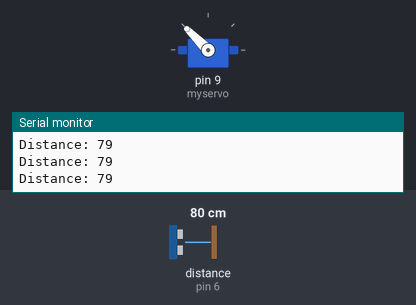
This sketch was run on a simulated Arduino Uno, built with avr-gcc and run on an emulated ATmega328P. Shown: servo, the last lines printed to the serial monitor. Wiring (inferred from the names in the program): ultrasonic range finder: trigger pin 7; echo pin 6. Inputs (shaded band) come from the test bench; at power-on: distance to the obstacle (sensor on pin 6) 80 cm. The echo pulse lasts 58.3 µs per cm.

Above: at 1.2 s.
1.3 s: distance to the obstacle (sensor on pin 6) set to 12 cm
2.8 s: distance to the obstacle (sensor on pin 6) set to 9 cm
At 4.0 s:
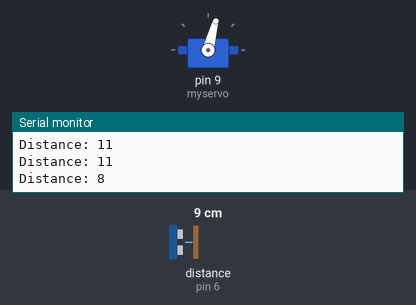
4.3 s: distance to the obstacle (sensor on pin 6) set to 250 cm
At 7.0 s:
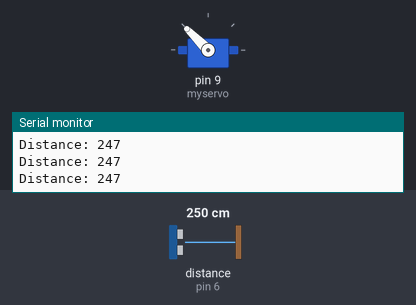
7.3 s: distance to the obstacle (sensor on pin 6) set to 2 cm
At 8.6 s:
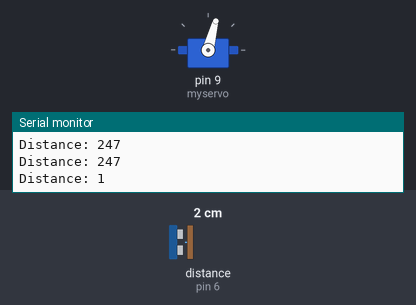
Timing chart, 0 to 9.8 s (numbered marks = the images above; inputs shaded):
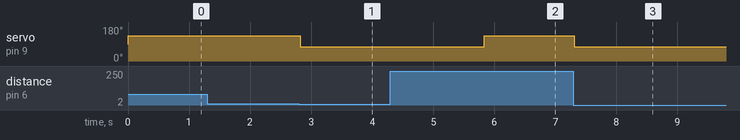

Measured:
- the behaviour switches between 11 and 10 cm on distance to the obstacle (sensor on pin 6) (found by bisection; images 0 and 1)
- after the input at 2.8 s, servo on pin 9 (myservo): 135° → 75° at once
- after the input at 4.3 s, servo on pin 9 (myservo): 75° → 135° after 1.5 s
- after the input at 7.3 s, servo on pin 9 (myservo): 135° → 75° at once

The sketch:

ultrasonic.ino
```cpp
/*
* Ultrasonic Sensor HC-SR04 and Arduino Tutorial
*
* by Dejan Nedelkovski,
* www.HowToMechatronics.com
*
*/
#include<Servo.h>
// defines pins numbers
const int trigPin = 7;
const int echoPin = 6;
//const int pir=4;
Servo myservo;
// defines variables
long duration;
int distance;

void setup() {
pinMode(trigPin, OUTPUT); // Sets the trigPin as an Output
pinMode(echoPin, INPUT); // Sets the echoPin as an Input
//pinMode(pir,INPUT);
myservo.attach(9);
Serial.begin(9600); // Starts the serial communication
}

void loop() {
label:
 // Serial.print(digitalRead(pir));
 // Serial.print(" -> ");
  //if(digitalRead(pir)==1)
  //{
   // Serial.print("i am working");
// Clears the trigPin
digitalWrite(trigPin, LOW);
delayMicroseconds(2);

// Sets the trigPin on HIGH state for 10 micro seconds
digitalWrite(trigPin, HIGH);
delayMicroseconds(10);
digitalWrite(trigPin, LOW);

// Reads the echoPin, returns the sound wave travel time in microseconds
duration = pulseIn(echoPin, HIGH);
//myservo.write(map(distance,0,2500,0,90));
// Calculating the distance
distance= duration*0.034/2;
//else if(distance > 50 && distance < 100)
//{
// digitalWrite(9,LOW);
//  digitalWrite(8,LOW);
//  digitalWrite(7,HIGH);
//}
// Prints the distance on the Serial Monitor
Serial.print("Distance: ");
Serial.println(distance);
if (distance<10)
{
  myservo.write(75);
  delay(3000);
  goto label;
}
else
{
  myservo.write(135);
}
}

/*  }
 else
 {
  Serial.println("i am sleeping");
 }
 */
```
